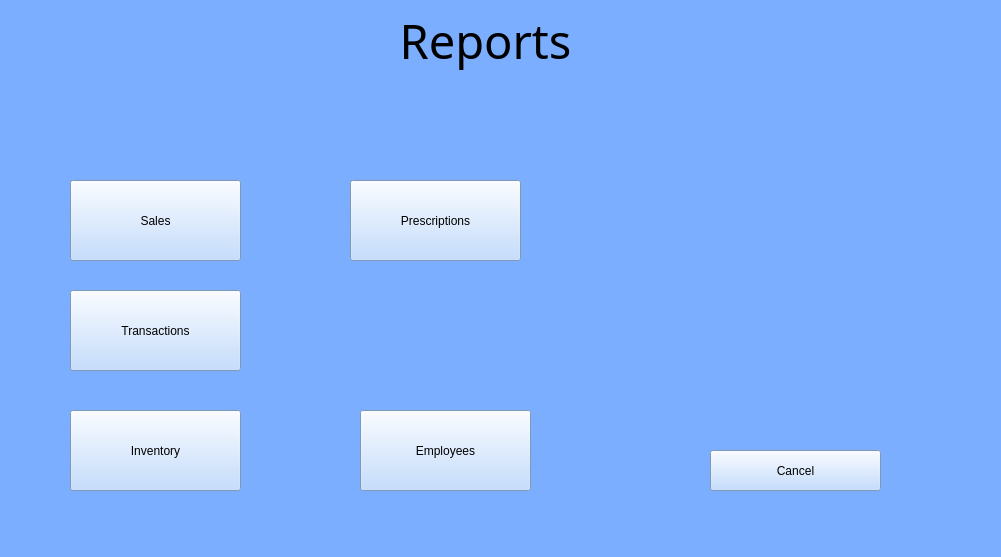
<?xml version="1.0" encoding="UTF-8"?>
<ui version="4.0">
 <class>MainWindow</class>
 <widget class="QMainWindow" name="MainWindow">
  <property name="geometry">
   <rect>
    <x>0</x>
    <y>0</y>
    <width>1001</width>
    <height>557</height>
   </rect>
  </property>
  <property name="sizePolicy">
   <sizepolicy hsizetype="Fixed" vsizetype="Fixed">
    <horstretch>0</horstretch>
    <verstretch>0</verstretch>
   </sizepolicy>
  </property>
  <property name="windowTitle">
   <string>MainWindow</string>
  </property>
  <property name="styleSheet">
   <string notr="true">background-color: rgb(124, 174, 255);
</string>
  </property>
  <widget class="QWidget" name="centralwidget">
   <widget class="QLabel" name="label_3">
    <property name="geometry">
     <rect>
      <x>160</x>
      <y>10</y>
      <width>651</width>
      <height>61</height>
     </rect>
    </property>
    <property name="sizePolicy">
     <sizepolicy hsizetype="Fixed" vsizetype="Fixed">
      <horstretch>0</horstretch>
      <verstretch>0</verstretch>
     </sizepolicy>
    </property>
    <property name="font">
     <font>
      <family>Perpetua</family>
      <pointsize>35</pointsize>
      <weight>9</weight>
      <italic>false</italic>
      <bold>false</bold>
     </font>
    </property>
    <property name="styleSheet">
     <string notr="true">font: 75 35pt &quot;Perpetua&quot;;</string>
    </property>
    <property name="text">
     <string>Reports</string>
    </property>
    <property name="alignment">
     <set>Qt::AlignCenter</set>
    </property>
    <property name="wordWrap">
     <bool>true</bool>
    </property>
   </widget>
   <widget class="QPushButton" name="ReceiptsButtton">
    <property name="geometry">
     <rect>
      <x>70</x>
      <y>180</y>
      <width>171</width>
      <height>81</height>
     </rect>
    </property>
    <property name="sizePolicy">
     <sizepolicy hsizetype="Fixed" vsizetype="Fixed">
      <horstretch>0</horstretch>
      <verstretch>0</verstretch>
     </sizepolicy>
    </property>
    <property name="styleSheet">
     <string notr="true">background-color: rgb(180, 212, 255);</string>
    </property>
    <property name="text">
     <string>Sales</string>
    </property>
   </widget>
   <widget class="QLabel" name="label_4">
    <property name="geometry">
     <rect>
      <x>680</x>
      <y>140</y>
      <width>241</width>
      <height>241</height>
     </rect>
    </property>
    <property name="text">
     <string/>
    </property>
    <property name="textFormat">
     <enum>Qt::RichText</enum>
    </property>
    <property name="pixmap">
     <pixmap resource="../resources/pharm.qrc">:/newPrefix/computer.png</pixmap>
    </property>
    <property name="scaledContents">
     <bool>true</bool>
    </property>
   </widget>
   <widget class="QPushButton" name="inventoryReport">
    <property name="geometry">
     <rect>
      <x>70</x>
      <y>410</y>
      <width>171</width>
      <height>81</height>
     </rect>
    </property>
    <property name="sizePolicy">
     <sizepolicy hsizetype="Fixed" vsizetype="Fixed">
      <horstretch>0</horstretch>
      <verstretch>0</verstretch>
     </sizepolicy>
    </property>
    <property name="styleSheet">
     <string notr="true">background-color: rgb(180, 212, 255);</string>
    </property>
    <property name="text">
     <string>Inventory</string>
    </property>
   </widget>
   <widget class="QPushButton" name="PrescriptionsButton">
    <property name="geometry">
     <rect>
      <x>350</x>
      <y>180</y>
      <width>171</width>
      <height>81</height>
     </rect>
    </property>
    <property name="sizePolicy">
     <sizepolicy hsizetype="Fixed" vsizetype="Fixed">
      <horstretch>0</horstretch>
      <verstretch>0</verstretch>
     </sizepolicy>
    </property>
    <property name="styleSheet">
     <string notr="true">background-color: rgb(180, 212, 255);</string>
    </property>
    <property name="text">
     <string>Prescriptions</string>
    </property>
   </widget>
   <widget class="QPushButton" name="PrescriptionsButton_2">
    <property name="geometry">
     <rect>
      <x>360</x>
      <y>410</y>
      <width>171</width>
      <height>81</height>
     </rect>
    </property>
    <property name="sizePolicy">
     <sizepolicy hsizetype="Fixed" vsizetype="Fixed">
      <horstretch>0</horstretch>
      <verstretch>0</verstretch>
     </sizepolicy>
    </property>
    <property name="styleSheet">
     <string notr="true">background-color: rgb(180, 212, 255);</string>
    </property>
    <property name="text">
     <string>Employees</string>
    </property>
   </widget>
   <widget class="QPushButton" name="cancelButton">
    <property name="geometry">
     <rect>
      <x>710</x>
      <y>450</y>
      <width>171</width>
      <height>41</height>
     </rect>
    </property>
    <property name="sizePolicy">
     <sizepolicy hsizetype="Fixed" vsizetype="Fixed">
      <horstretch>0</horstretch>
      <verstretch>0</verstretch>
     </sizepolicy>
    </property>
    <property name="styleSheet">
     <string notr="true">background-color: rgb(180, 212, 255);</string>
    </property>
    <property name="text">
     <string>Cancel</string>
    </property>
    <property name="icon">
     <iconset resource="../resources/pharm.qrc">
      <normaloff>:/newPrefix/right.png</normaloff>:/newPrefix/right.png</iconset>
    </property>
    <property name="iconSize">
     <size>
      <width>25</width>
      <height>25</height>
     </size>
    </property>
   </widget>
   <widget class="QPushButton" name="userTransactionsReport">
    <property name="geometry">
     <rect>
      <x>70</x>
      <y>290</y>
      <width>171</width>
      <height>81</height>
     </rect>
    </property>
    <property name="sizePolicy">
     <sizepolicy hsizetype="Fixed" vsizetype="Fixed">
      <horstretch>0</horstretch>
      <verstretch>0</verstretch>
     </sizepolicy>
    </property>
    <property name="styleSheet">
     <string notr="true">background-color: rgb(180, 212, 255);</string>
    </property>
    <property name="text">
     <string>Transactions</string>
    </property>
   </widget>
  </widget>
  <widget class="QMenuBar" name="menubar">
   <property name="geometry">
    <rect>
     <x>0</x>
     <y>0</y>
     <width>1001</width>
     <height>21</height>
    </rect>
   </property>
  </widget>
  <widget class="QStatusBar" name="statusbar"/>
 </widget>
 <resources>
  <include location="../resources/pharm.qrc"/>
 </resources>
 <connections/>
</ui>
